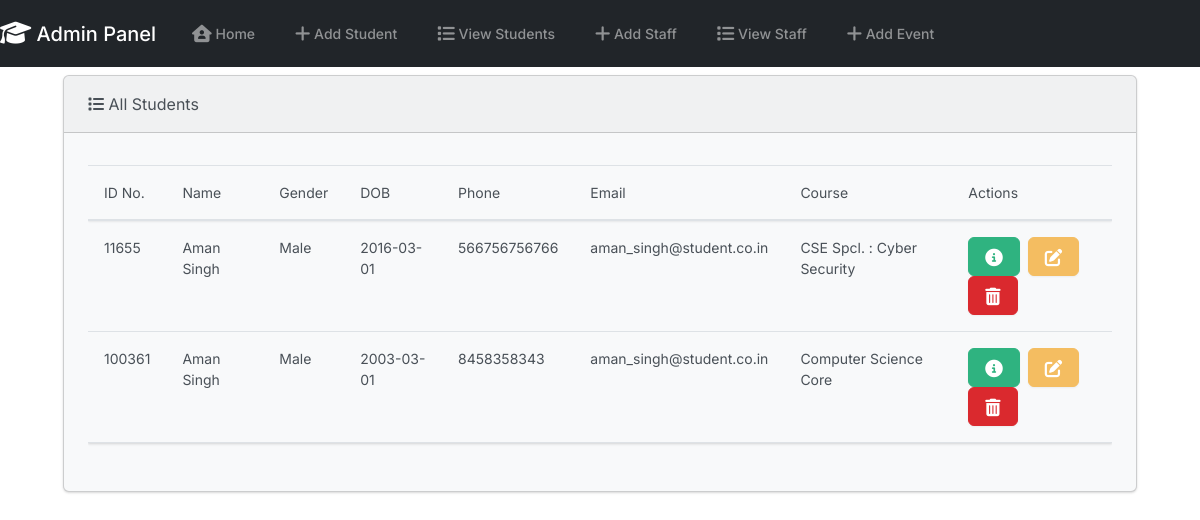
Screenshot of /student_view with the database file from the repository.
### main_app/models.py (models this page shows, shortened)
class student_registration(models.Model):
    student_number= models.PositiveIntegerField()
    first_name = models.CharField(max_length=100)
    last_name = models.CharField(max_length=100)
    gender= models.CharField(max_length=100,null=True,blank=True)
    date_of_birth = models.CharField(max_length=1000, null=True)
    phone = models.CharField(max_length=100)
    email = models.EmailField(max_length=100)
    password = models.CharField(max_length=100)
    course = models.CharField(max_length=100,null=True,blank=True)
    date = models.DateField()
    image = models.ImageField(upload_to='images/',null=True,blank=True)

### main_app/views.py (the view)
# urls.py: path('student_view', views.student_view,name='student_view'),
def student_view(request):
    return render(request, 'view_student.html',{
        'students' : student_registration.objects.all()
    })

### templates/view_student.html (shortened to what this page needs)
{% extends 'base.html' %}
{% block body %}
<body class="d-flex flex-column min-vh-100">
    <div class="container-fluid">
        <div class="col-12">
            {% if students %}
            <div class="card bg-light me-4 mb-4 ms-4" >
                <div class="card-header">
                    <i class="fa fa-solid fa-list"></i> All Students</div>
                <div class="card-body">
                  <p class="card-text">
                    <div class="table-responsive">
                        <table class="table table-hover">
                        <thread>
                            <tr class="table">
                                <td>ID No.</td>
                                <td>Name</td>
                                <td>Gender</td>
                                <td>DOB</td>
                                <td>Phone</td>
                                <td>Email</td>
                                <td>Course</td>
                                <td>Actions</td>
                            </tr>
                        </thread>
                        <tbody>
                            {% for student in students %}
                                <tr>
                                    <td>{{student.student_number}}</td>
                                    <td>{{student.first_name}} {{student.last_name}}</td>
                                    <td>{{student.gender}}</td>
                                    <td>{{student.date_of_birth}}</td>
                                    <td>{{student.phone}}</td>
                                    <td>{{student.email}}</td>
                                    <td>{{student.course}}</td>
                                    <td>
                                        <button type="button" class="btn btn-success me-1" href="{% url 'view_student' student.id %}" data-bs-toggle="modal" data-bs-target="#myModal{{student.id}}">
                                        </button>
                                          <a class="btn btn-warning me-1" href="{% url 'student_edit' student.id %}">
                                          </a>
                                        <button type="button" class="btn btn-danger" data-bs-toggle="modal" data-bs-target="#delete{{student.id}}">
                                        </button>
                                    </td>
                                </tr>
                            {% endfor %}
                        </tbody>
                    </table>
                    </div>
                  </p>
                </div>
            </div>
            {% else %}
            <h3 class="alert alert-primary ms-4 me4"> No Student In Database</h5>
            {% endif %}
        </div>
    </div>
</body>
{% endblock body %}

### rows the page displays
student_registration: student_number "11655", first_name "Aman", last_name "Singh", gender "Male", date_of_birth "2016-03-01", phone "566756756766", email "aman_singh@student.co.in", course "CSE Spcl. : Cyber Security"
student_registration: student_number "100361", first_name "Aman", last_name "Singh", gender "Male", date_of_birth "2003-03-01", phone "8458358343", email "aman_singh@student.co.in", course "Computer Science Core"
